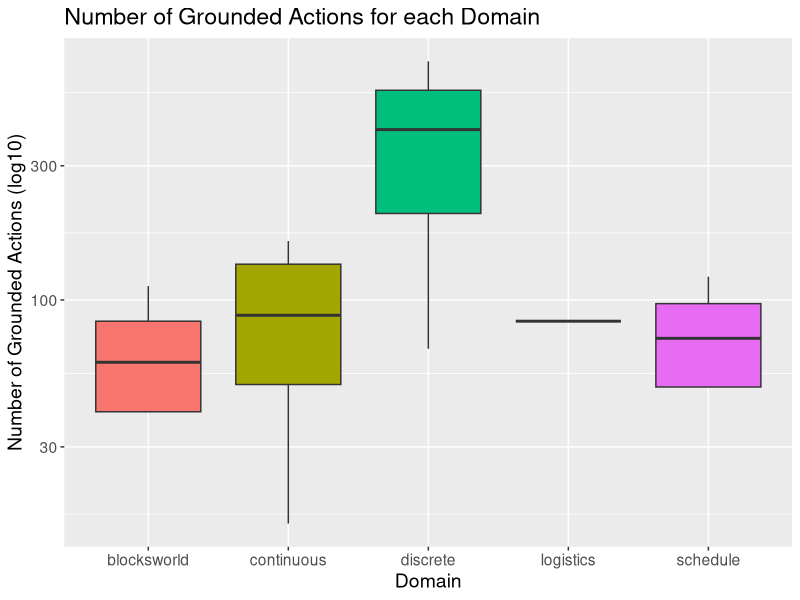
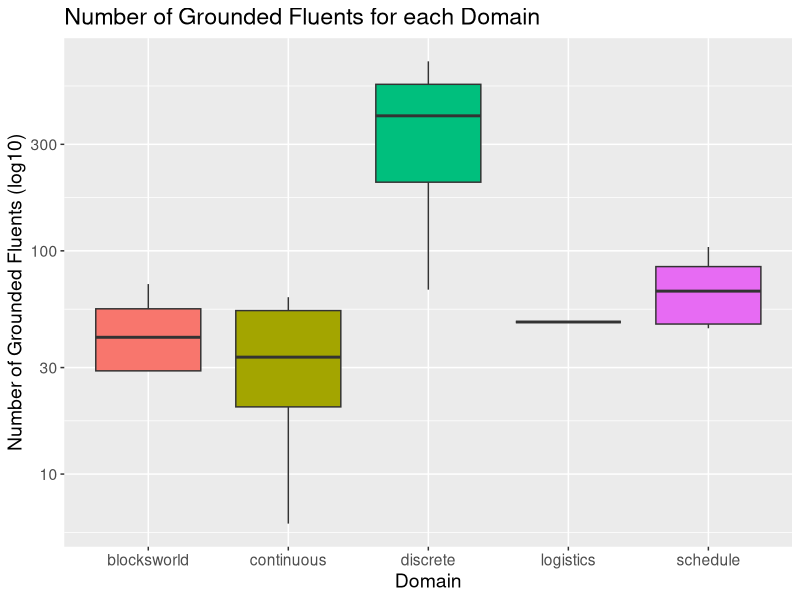
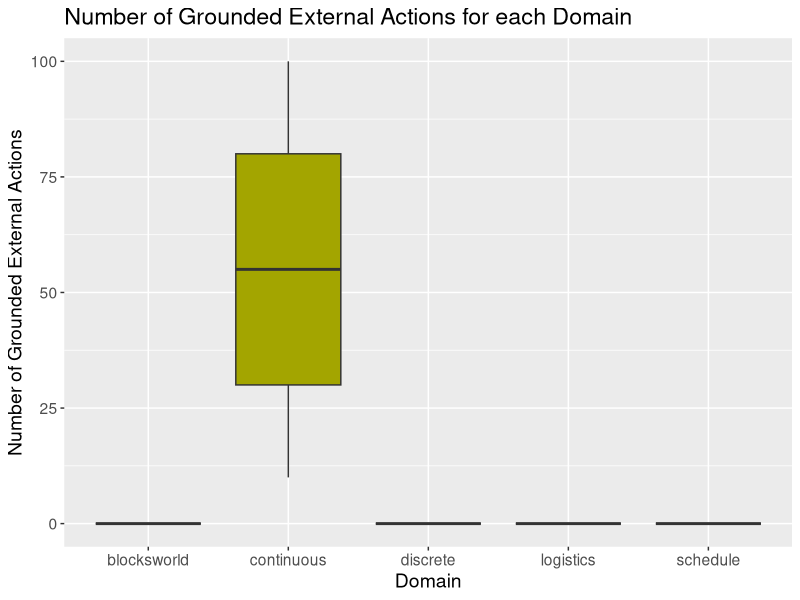
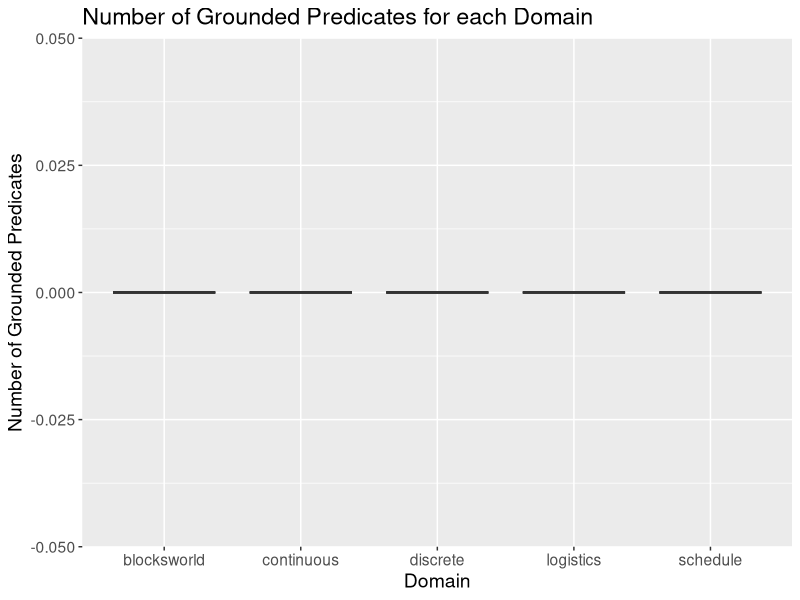
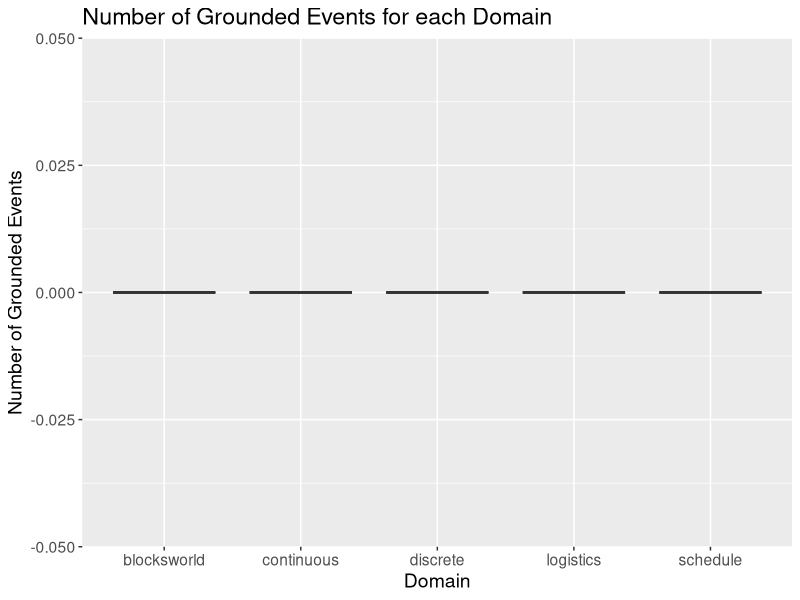
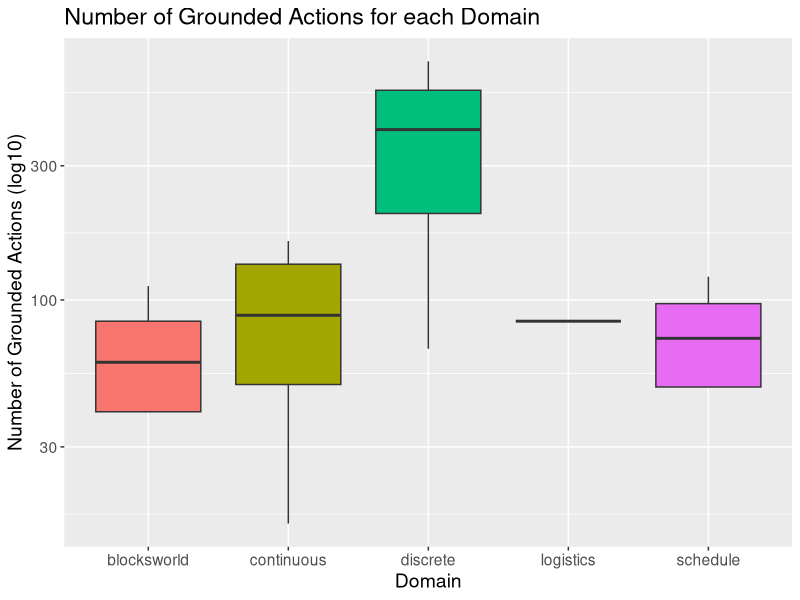
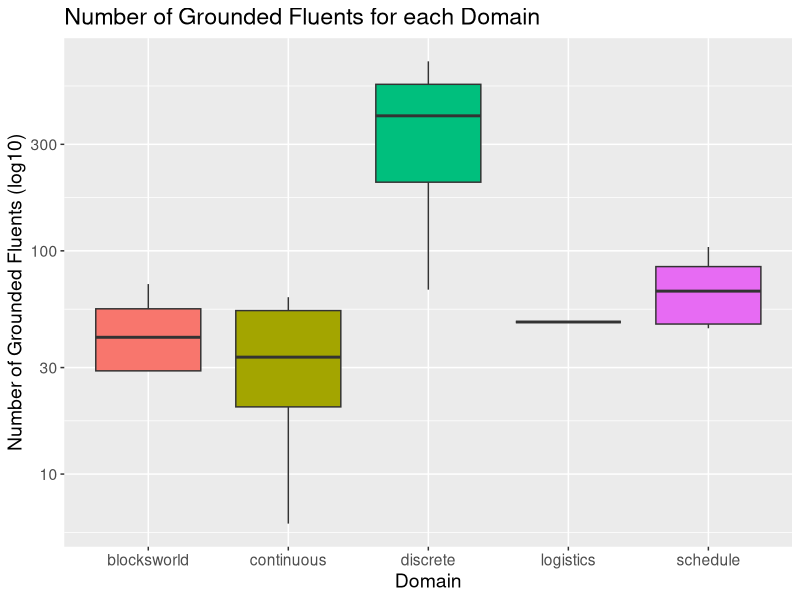
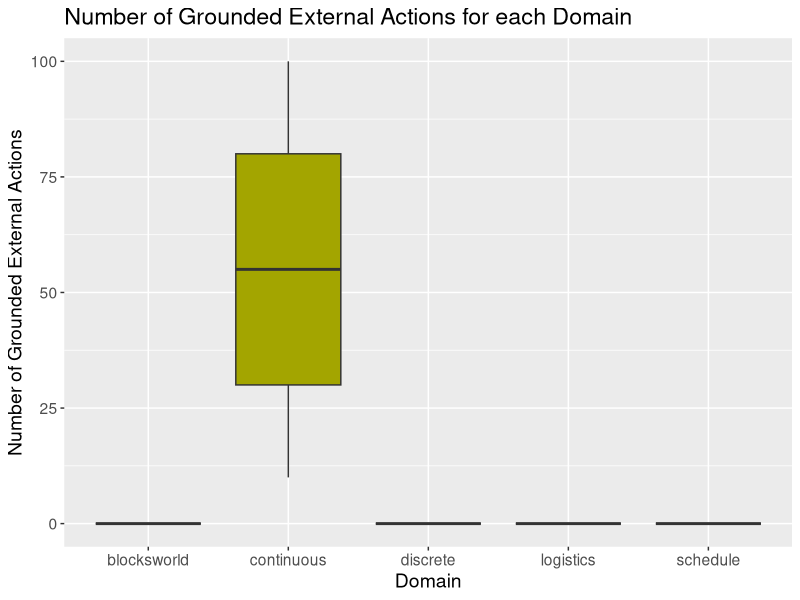

Generate these figures, in order, with R:
# Load required libraries
library(ggplot2)

setwd("/Users/refracc/Documents/PhD/planning-formalisms")

df <- read.csv("output.csv")

ground_actions <- ggplot(df, aes(x = domain, y = grounded.actions, fill = domain)) +
  geom_boxplot(show.legend = FALSE) +
  labs(x = 'Domain', y = "Number of Grounded Actions (log10)", title = "Number of Grounded Actions for each Domain") +
  theme(text = element_text(size=14)) +
  scale_y_log10()  # Add this line for log10 scaling

ground_fluents <- ggplot(df, aes(x = domain, y = grounded.fluents, fill = domain)) +
  geom_boxplot(show.legend = FALSE) +
  labs(x = 'Domain', y = "Number of Grounded Fluents (log10)", title = "Number of Grounded Fluents for each Domain") +
  theme(text = element_text(size=14)) +
  scale_y_log10()  # Add this line for log10 scaling


ground_external_actions <- ggplot(df, aes(x = domain, y = grounded.external.actions, fill = domain)) +
  geom_boxplot(show.legend = FALSE) +
  labs(x = 'Domain', y = "Number of Grounded External Actions", title = "Number of Grounded External Actions for each Domain") +
  theme(text = element_text(size=14))

ground_predicates <- ggplot(df, aes(x = domain, y = grounded.predicates, fill = domain)) +
  geom_boxplot(show.legend = FALSE) +
  labs(x = 'Domain', y = "Number of Grounded Predicates", title = "Number of Grounded Predicates for each Domain") +
  theme(text = element_text(size=14))

ground_events <- ggplot(df, aes(x = domain, y = grounded.predicates, fill = domain)) +
  geom_boxplot(show.legend = FALSE) +
  labs(x = 'Domain', y = "Number of Grounded Events", title = "Number of Grounded Events for each Domain") +
  theme(text = element_text(size=14))

ground_actions

ground_fluents

ground_external_actions

ground_predicates

ground_events

# List of plots
plots <- list(
  ground_actions, ground_fluents, ground_external_actions, ground_predicates, ground_events
)

# Save each plot as a PDF
for (i in seq_along(plots)) {
  ggsave(paste0("plot-", i, ".pdf"), plots[[i]])
}
